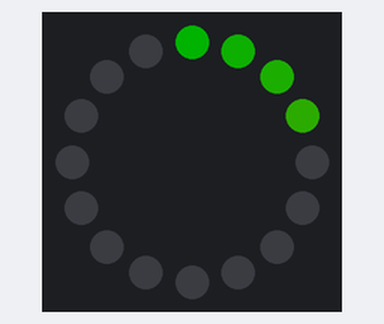
The sketch below on a simulated Arduino Uno, built with avr-gcc and run on an emulated ATmega328P. Shown: 16 RGB LEDs in a ring, first at the top, clockwise. Dim RGB values are drawn brighter than linear.

Above: at 4.38 s.
At 4.79 s:
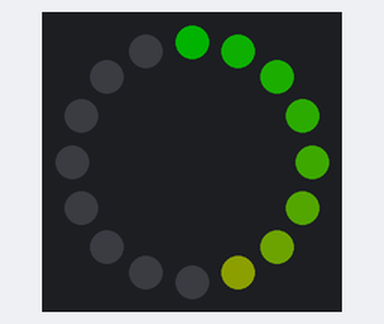
At 5.2 s:
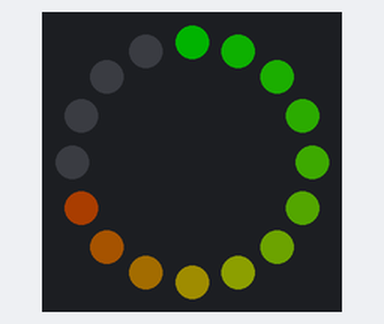
At 5.6 s:
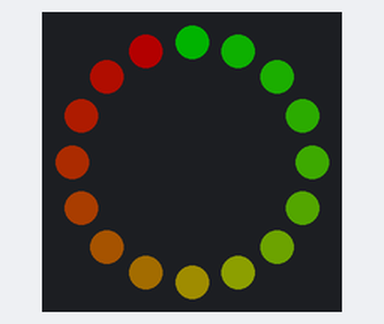

Measured:
- by itself, everything shown: repeats every 6.2 s, in 81 steps
- what the display in image 3 shows lasts 0.7 s, from 5.5 s to 6.2 s

The sketch:

example.ino
```cpp
// Arduino example using the Adafruit_NeoPixel library to run spinner and gauge animations on the WS2812 16-LED ring connected to digital pin D6.
//
// Buy this module: https://shillehtek.com/products/ws2812-16-led-addressable-rgb-ring
// Full manual: https://shillehtek.com/blogs/shillehtek-product-manuals/ws2812-16-led-addressable-rgb-ring-manual
// More examples: https://github.com/shillehbean/shillehtek-examples
//

// WS2812 16-LED Ring - Arduino Example
// DI->D6 via 330 ohm, 5V->5V, GND->GND
// Library: "Adafruit NeoPixel"

#include <Adafruit_NeoPixel.h>

#define PIN      6
#define NUM      16

Adafruit_NeoPixel ring(NUM, PIN, NEO_GRB + NEO_KHZ800);

void setup() {
  ring.begin();
  ring.setBrightness(60);
  ring.show();
}

void spinner(uint32_t color, int loops) {
  for (int t = 0; t < loops * NUM; t++) {
    ring.clear();
    ring.setPixelColor(t % NUM, color);
    ring.setPixelColor((t + 1) % NUM, color);        // 2-px head
    ring.setPixelColor((t + NUM - 1) % NUM,
                       ring.Color(10, 10, 30));      // faint tail
    ring.show();
    delay(60);
  }
}

void gauge(int percent) {                            // 0-100
  int lit = map(percent, 0, 100, 0, NUM);
  ring.clear();
  for (int i = 0; i < lit; i++) {
    // green -> yellow -> red as the gauge fills
    uint8_t r = map(i, 0, NUM - 1, 0, 255);
    uint8_t g = map(i, 0, NUM - 1, 255, 0);
    ring.setPixelColor(i, r, g, 0);
  }
  ring.show();
}

void loop() {
  spinner(ring.Color(0, 120, 255), 4);

  for (int p = 0; p <= 100; p += 5) {                // gauge sweep
    gauge(p);
    delay(80);
  }
  delay(600);
}
```
